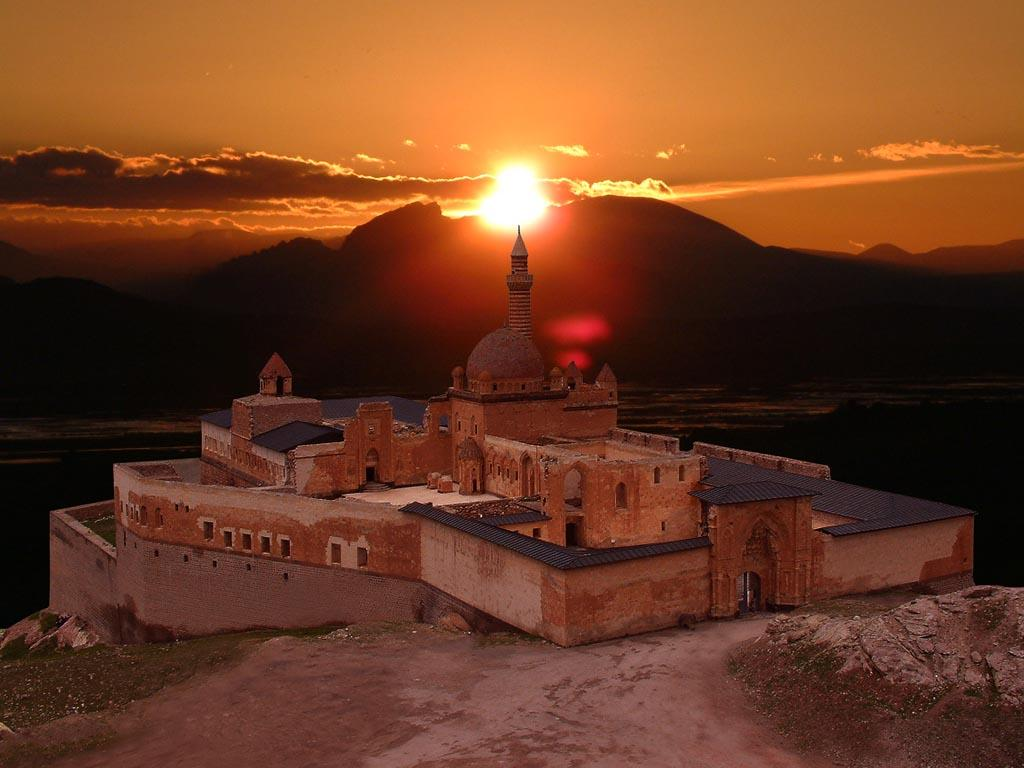
#> input picture assets/background.jpg, 1024 x 768 px, found by its file name
$ python blend_image_7.py
#> lines starting #> are read from the running program, lines starting #| are printed output that depends on the picture
import cv2
import matplotlib.pyplot as plt


#Görüntüleri Karıştırma
#üst üste hafiften soluk bir şekilde koyma :)

img1 = cv2.imread("assets/background.jpg")
#> img1 is the input picture: shape (768, 1024, 3); mean B, G, R 35.4, 61.5, 111
firstImage = cv2.resize(img1,(200,200))
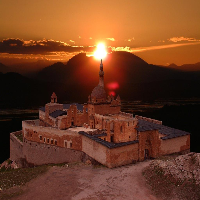
#> firstImage: shape (200, 200, 3); mean B, G, R 35.3, 61.4, 111

img2 = cv2.imread("assets/kart.png")
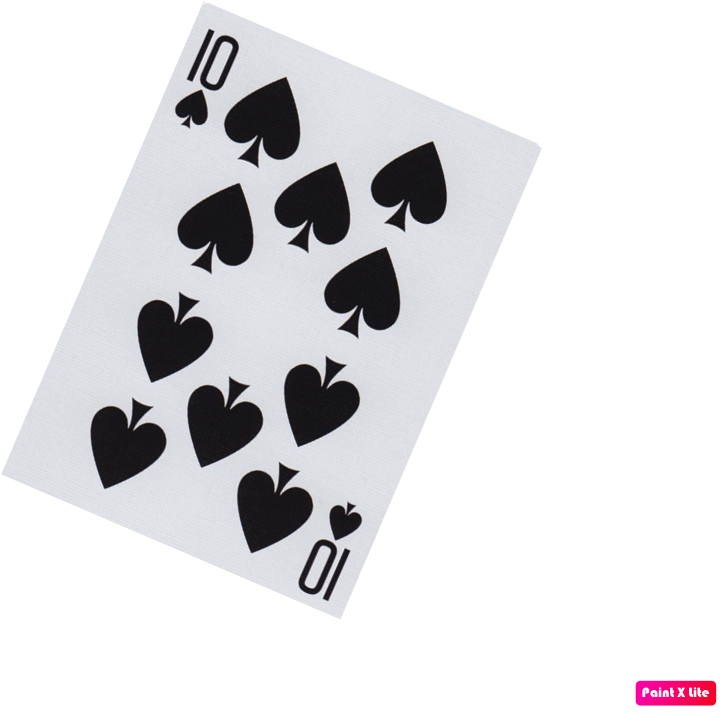
#> input picture assets/kart.png, 726 x 714 px, found by its file name
#> img2 is the input picture: shape (714, 726, 3); mean B, G, R 225.9, 223.9, 224.4
secondImage = cv2.resize(img2,(200,200))
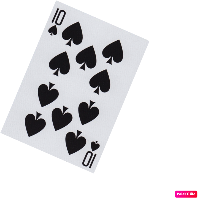
#> secondImage: shape (200, 200, 3); mean B, G, R 225.9, 223.8, 224.4

#openCV normalde BGR desteklediği için
#pyplot ta RGB destekliyor otomatik olarak.
#bu yüzden burada BGR'ı RGB ye çeviriyoruz.
# OpenCV'den gelen görüntüleri RGB formatına dönüştür
firstImage = cv2.cvtColor(firstImage, cv2.COLOR_BGR2RGB)
secondImage = cv2.cvtColor(secondImage, cv2.COLOR_BGR2RGB)

#create
plt.figure()
plt.imshow(firstImage)

plt.figure()
plt.imshow(secondImage)

# karıştırma için denklem
# karıştırılmış resim = alpha * (image1) + betha * (image2)
# output=(src1×α)+(src2×β)+γ

#buradaki alpha ve betaları değiştirerek denkleme göre hangi resimin daha baskın olduğunu ayarlayabilirsin.
#buradaki gama işareti çıktı resmin parlaklığını ayarlamak için kullanılır.
blended = cv2.addWeighted(src1=firstImage,alpha=0.5,src2=secondImage,beta=0.5,gamma=0)
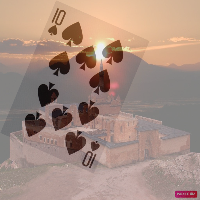
#> blended: shape (200, 200, 3); mean R, G, B 167.7, 142.6, 130.6
plt.figure()
plt.imshow(blended)


#grafikleri çıkarmak için
plt.show()
